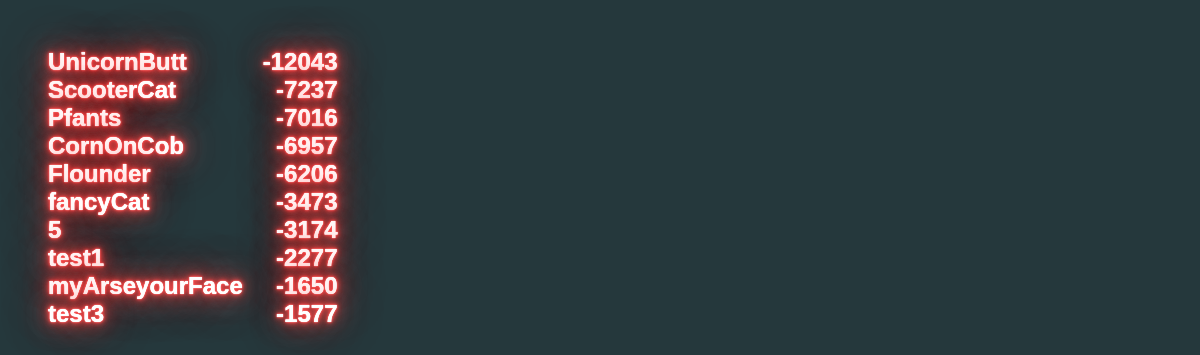
/indexLow/, run on the app's committed database.
### entries/models.py (models this page shows, shortened)
class Entry(models.Model):
    text = models.CharField(max_length=15)
    score = models.IntegerField(default=0)
    pub_date = models.DateTimeField('date published')
    voted = models.BooleanField(default=False)
    def was_published_recently(self):
        return self.pub_date >= timezone.now() - datetime.timedelta(days=1)
    was_published_recently.admin_order_field = 'pub_date'
    was_published_recently.boolean = True
    was_published_recently.short_description = 'Published recently?'
    objects = EntryManager()

### entries/views.py (the view)
# urls.py: url(r'^indexLow/$', 'entries.views.indexLow'),
def indexLow(request):
    context = {
      'latest_entry_list': Entry.objects.order_by('-pub_date')[:10],
      'high_entry_list': Entry.objects.order_by('-score','-pub_date')[:10],
      'high_entry': Entry.objects.order_by('-score','-pub_date')[:1],
      'low_entry_list': Entry.objects.order_by('score','-pub_date')[:10],
      'voting_entry': Entry.objects.unvoted_or_random(),
    }
    return render(request, 'entries/indexLow.html', context);

### entries/models.py (called while the page is built)
    def unvoted_or_random(self):
        unvoted_entries = self.filter(voted = False).order_by('-pub_date')
        voted_entries = self.filter(voted = True).order_by('?')
        if unvoted_entries:
            return unvoted_entries[:1]
        else:
            return voted_entries[:1]

### entries/templates/entries/indexLow.html (shortened to what this page needs)
<!doctype html>
<html lang="en">
<head>
</head>
<body class="body" style="background-color:#25383C;">
 <div id="lowTable" class = "table">
      {% for entrylow in low_entry_list %}
        <li><a href="/entries/{{ entrylow.id }}/">
        <div class = "low" style = "text-align: left";>{{ entrylow.text }}
        &nbsp;&nbsp;&nbsp;&nbsp;<div style="float: right">{{ entrylow.score }}</div></a></li>
      {% endfor %}
      </div>
</body>
</html>

### entries/templates/entries/indexLow.html (style rules this page uses)
.low a { color: #FFFFFF; text-shadow: 0 0 0.5px #fff, 0 0 1px #fff, 0 0 2px #ff4c4c, 0 0 3px #ff4c4c, 0 0 5px #ff4c4c, 0 0 7px #ff4c4c, 0 0 15px #ff4c4c, 0 0 30px #ff4c4c, 0 0 50px #ff4c4c; font-family:arial; font-size: 18pt; font-weight:bold; text-decoration: none; }
li { list-style-type: none; }
.table { display: inline-block; padding: 40px; }

### data on the page
Entry: text "UnicornButt", score "-12043"
Entry: text "ScooterCat", score "-7237"
Entry: text "Pfants", score "-7016"
Entry: text "CornOnCob", score "-6957"
Entry: text "Flounder", score "-6206"
Entry: text "fancyCat", score "-3473"
Entry: text "5", score "-3174"
Entry: text "test1", score "-2277"
Entry: text "myArseyourFace", score "-1650"
Entry: text "test3", score "-1577"
